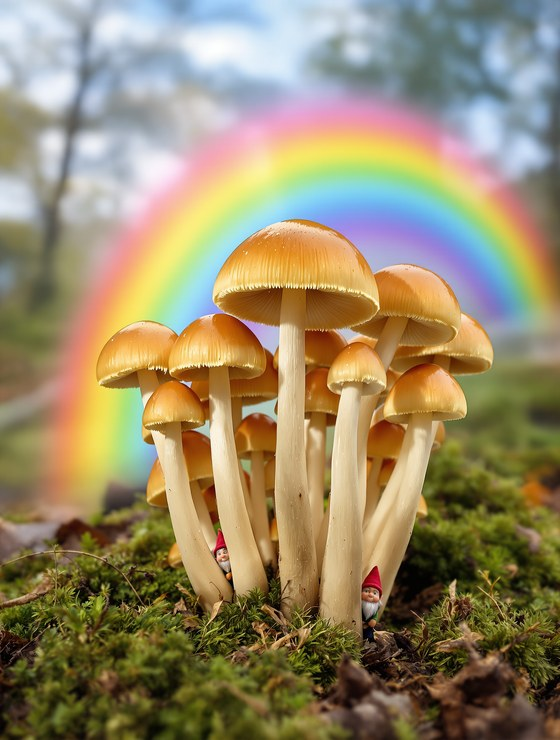
#> input picture dist/assets/species/psilocybe-cubensis.jpg, 560 x 740 px, found by its file name
$ python build_gnome_layers.py
#> lines starting #> are read from the running program, lines starting #| are printed output that depends on the picture
#!/usr/bin/env python3
# Build the animated-portrait plates for Magic Mushroom.
#
#   psilocybe-cubensis-base.jpg  the photo with both gnomes inpainted away (static plate)
#   psilocybe-cubensis-g1.png    full-frame copy of the ORIGINAL photo, alpha = soft blob
#   psilocybe-cubensis-g2.png    around gnome A / gnome B respectively
#
# Why full-frame layers instead of small positioned sprites: the detail view renders the
# portrait with object-fit:cover in a box whose size/aspect varies, so any absolutely
# positioned overlay would drift. Same-size layers get the identical cover geometry for
# free and stay pinned at every size.
#
# Seamlessness: the base plate differs from the original ONLY inside the two gnome boxes
# (remove_gnomes.py composites just those back), so each blob's feathered edge sits in a
# region where the two plates are pixel-identical — fading a layer in/out can't reveal a
# seam, only the gnome itself.
from pathlib import Path
from PIL import Image, ImageDraw, ImageFilter

ROOT = Path(__file__).resolve().parents[1]
SPECIES = ROOT / "assets" / "species"
ORIG = SPECIES / "psilocybe-cubensis.jpg"
BASE_SRC = SPECIES / "psilocybe-cubensis-base.jpg"   # written by remove_gnomes.py

# Must match remove_gnomes.py GNOMES (the only regions where base != original).
BOXES = [(199, 506, 239, 600), (344, 550, 393, 652)]
GROW, BLUR = 7, 5.0          # blob = box grown by GROW px, then blurred -> soft falloff


def blob(size, box):
    m = Image.new("L", size, 0)
    ImageDraw.Draw(m).rectangle((box[0] - GROW, box[1] - GROW, box[2] + GROW, box[3] + GROW), fill=255)
    return m.filter(ImageFilter.GaussianBlur(BLUR))


def main():
    orig = Image.open(ORIG).convert("RGB")
#> orig is the input picture: PIL image 560x740 RGB; mean R, G, B 150.6, 137.1, 104.6
    base = Image.open(BASE_SRC).convert("RGB")
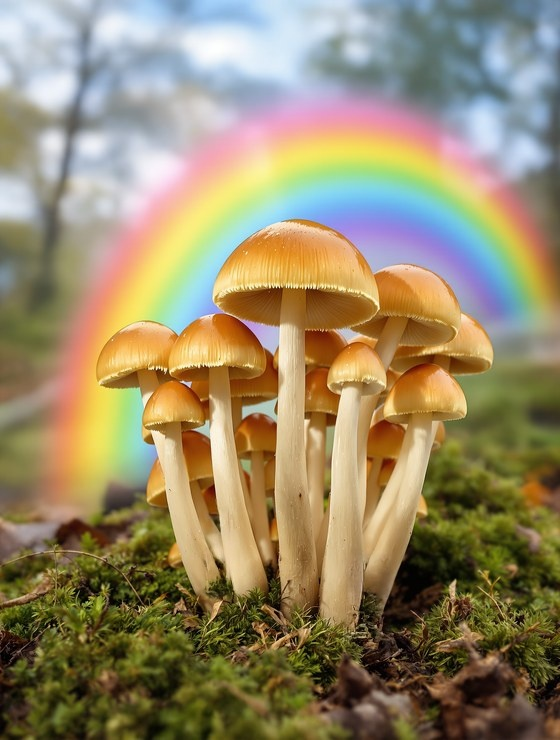
#> input picture assets/species/psilocybe-cubensis-base.jpg, 560 x 740 px
#> base is the input picture: PIL image 560x740 RGB; mean R, G, B 150.4, 137.1, 104.6
    assert base.size == orig.size, (base.size, orig.size)

    for i, box in enumerate(BOXES, start=1):
        a = blob(orig.size, box)
        layer = orig.copy().convert("RGBA")
        # zero the RGB wherever the layer is fully transparent so the PNG compresses to
        # ~the blob's worth of pixels instead of carrying a whole hidden photo.
        black = Image.new("RGB", orig.size, (0, 0, 0))
        keep = a.point(lambda v: 255 if v > 0 else 0)
        rgb = Image.composite(orig, black, keep)
        layer = rgb.convert("RGBA")
        layer.putalpha(a)
        p = SPECIES / f"psilocybe-cubensis-g{i}.png"
        layer.save(p, "PNG", optimize=True)
        print(f"{p.name}: {p.stat().st_size//1024} KB")
#> this loop made 2 passes
#> pass 1, in main, `a = blob(orig.size, box)`:
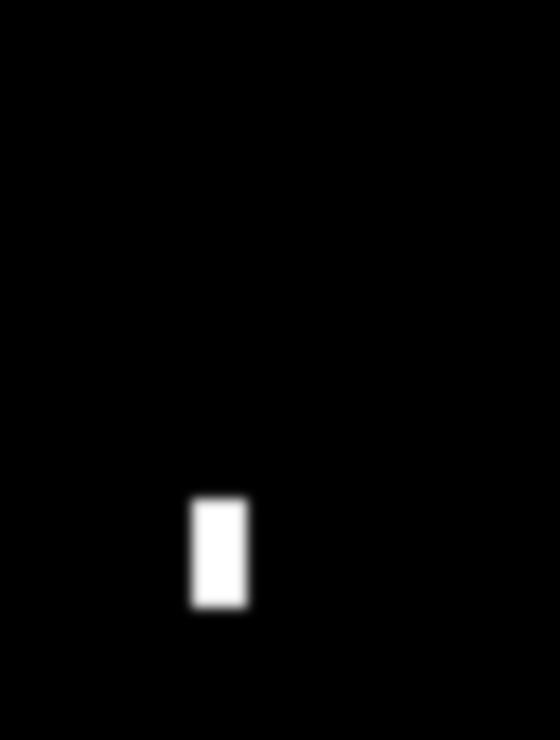
#> a: PIL image 560x740 L; min 0, max 255, mean 3.7
#> after the loop:
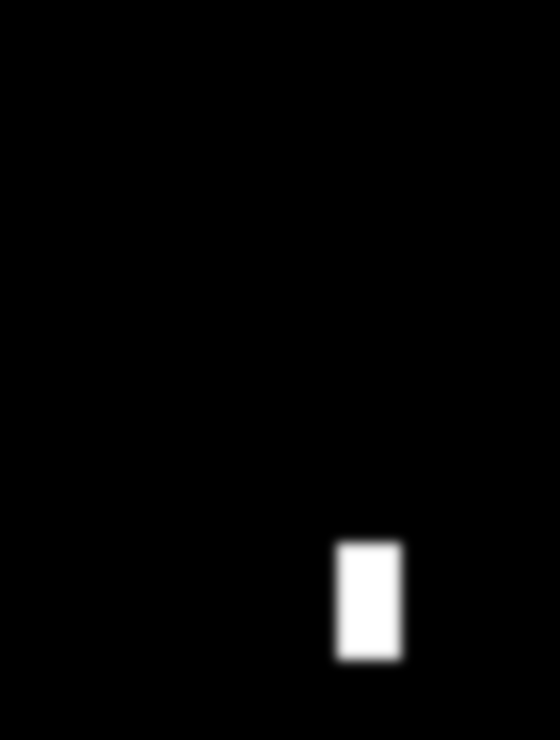
#> a: PIL image 560x740 L; min 0, max 255, mean 4.6
#> after the loop:
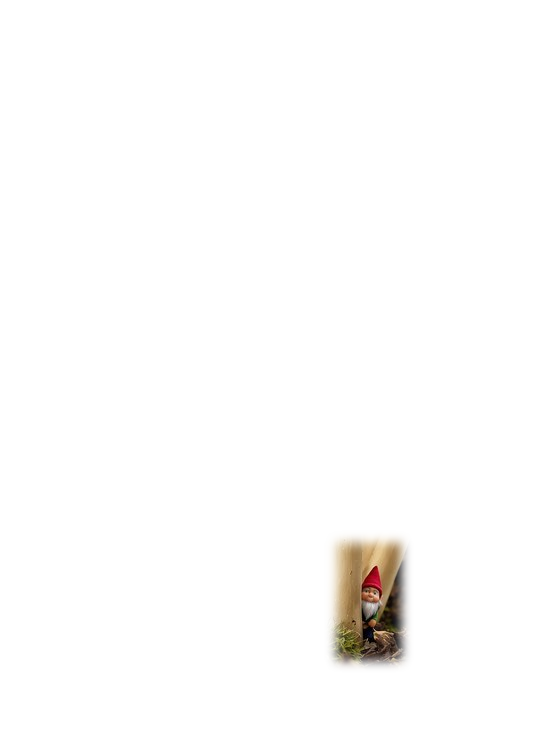
#> layer: PIL image 560x740 RGBA; mean R, G, B, A 3.7, 2.9, 1.9, 4.6; transparent parts drawn white

    # --- validate: base + both layers at full opacity must reconstruct the original ---
    comp = base.convert("RGBA")
    for i in (1, 2):
        comp = Image.alpha_composite(comp, Image.open(SPECIES / f"psilocybe-cubensis-g{i}.png").convert("RGBA"))
    comp = comp.convert("RGB")
    op, cp = orig.load(), comp.load()
    worst = 0; nbad = 0
    for y in range(0, orig.height):
        for x in range(0, orig.width):
            d = max(abs(op[x, y][k] - cp[x, y][k]) for k in range(3))
            if d > worst: worst = d
            if d > 12: nbad += 1
    print(f"reconstruction vs original: worst channel delta={worst}, px>12={nbad}")


if __name__ == "__main__":
#> (the run stopped early here; a loop or call above may not have finished)
